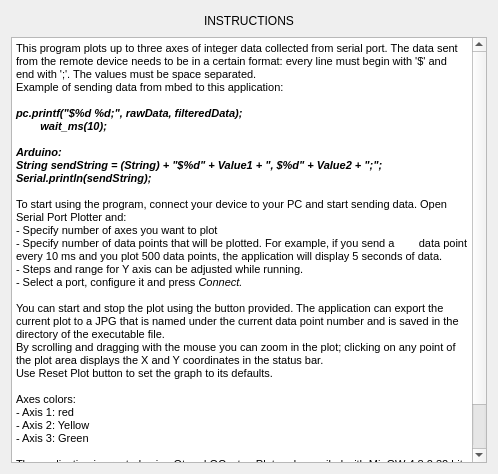
<?xml version="1.0" encoding="UTF-8"?>
<ui version="4.0">
 <class>HelpWindow</class>
 <widget class="QDialog" name="HelpWindow">
  <property name="geometry">
   <rect>
    <x>0</x>
    <y>0</y>
    <width>498</width>
    <height>474</height>
   </rect>
  </property>
  <property name="windowTitle">
   <string>Dialog</string>
  </property>
  <layout class="QGridLayout" name="gridLayout">
   <item row="0" column="0">
    <layout class="QHBoxLayout" name="horizontalLayout">
     <item>
      <spacer name="horizontalSpacer">
       <property name="orientation">
        <enum>Qt::Horizontal</enum>
       </property>
       <property name="sizeHint" stdset="0">
        <size>
         <width>40</width>
         <height>20</height>
        </size>
       </property>
      </spacer>
     </item>
     <item>
      <widget class="QLabel" name="label">
       <property name="text">
        <string>INSTRUCTIONS</string>
       </property>
      </widget>
     </item>
     <item>
      <spacer name="horizontalSpacer_2">
       <property name="orientation">
        <enum>Qt::Horizontal</enum>
       </property>
       <property name="sizeHint" stdset="0">
        <size>
         <width>40</width>
         <height>20</height>
        </size>
       </property>
      </spacer>
     </item>
    </layout>
   </item>
   <item row="1" column="0">
    <widget class="QTextEdit" name="textEdit">
     <property name="html">
      <string>&lt;!DOCTYPE HTML PUBLIC &quot;-//W3C//DTD HTML 4.0//EN&quot; &quot;http://www.w3.org/TR/REC-html40/strict.dtd&quot;&gt;
&lt;html&gt;&lt;head&gt;&lt;meta name=&quot;qrichtext&quot; content=&quot;1&quot; /&gt;&lt;style type=&quot;text/css&quot;&gt;
p, li { white-space: pre-wrap; }
&lt;/style&gt;&lt;/head&gt;&lt;body style=&quot; font-family:'MS Shell Dlg 2'; font-size:7.8pt; font-weight:400; font-style:normal;&quot;&gt;
&lt;p style=&quot; margin-top:0px; margin-bottom:0px; margin-left:0px; margin-right:0px; -qt-block-indent:0; text-indent:0px;&quot;&gt;&lt;span style=&quot; font-size:8pt;&quot;&gt;This program plots up to three axes of integer data collected from serial port. The data sent from the remote device needs to be in a certain format: every line must begin with '$' and end with ';'. The values must be space separated.&lt;/span&gt;&lt;/p&gt;
&lt;p style=&quot; margin-top:0px; margin-bottom:0px; margin-left:0px; margin-right:0px; -qt-block-indent:0; text-indent:0px;&quot;&gt;&lt;span style=&quot; font-size:8pt;&quot;&gt;Example of sending data from mbed to this application:&lt;/span&gt;&lt;/p&gt;
&lt;p style=&quot;-qt-paragraph-type:empty; margin-top:0px; margin-bottom:0px; margin-left:0px; margin-right:0px; -qt-block-indent:0; text-indent:0px; font-size:8pt;&quot;&gt;&lt;br /&gt;&lt;/p&gt;
&lt;p style=&quot; margin-top:0px; margin-bottom:0px; margin-left:0px; margin-right:0px; -qt-block-indent:0; text-indent:0px;&quot;&gt;&lt;span style=&quot; font-size:8pt; font-weight:600; font-style:italic;&quot;&gt;pc.printf(&amp;quot;$%d %d;&amp;quot;, rawData, filteredData);&lt;/span&gt;&lt;/p&gt;
&lt;p style=&quot; margin-top:0px; margin-bottom:0px; margin-left:0px; margin-right:0px; -qt-block-indent:0; text-indent:0px;&quot;&gt;&lt;span style=&quot; font-size:8pt; font-weight:600; font-style:italic;&quot;&gt;        wait_ms(10);&lt;/span&gt;&lt;/p&gt;
&lt;p style=&quot;-qt-paragraph-type:empty; margin-top:0px; margin-bottom:0px; margin-left:0px; margin-right:0px; -qt-block-indent:0; text-indent:0px; font-size:8pt; font-weight:600; font-style:italic;&quot;&gt;&lt;br /&gt;&lt;/p&gt;
&lt;p style=&quot; margin-top:0px; margin-bottom:0px; margin-left:0px; margin-right:0px; -qt-block-indent:0; text-indent:0px;&quot;&gt;&lt;span style=&quot; font-size:8pt; font-weight:600; font-style:italic;&quot;&gt;Arduino: &lt;/span&gt;&lt;/p&gt;
&lt;p style=&quot; margin-top:0px; margin-bottom:0px; margin-left:0px; margin-right:0px; -qt-block-indent:0; text-indent:0px;&quot;&gt;&lt;span style=&quot; font-size:8pt; font-weight:600; font-style:italic;&quot;&gt;String sendString = (String) + &amp;quot;$%d&amp;quot; + Value1 + &amp;quot;, $%d&amp;quot; + Value2 + &amp;quot;;&amp;quot;;&lt;/span&gt;&lt;/p&gt;
&lt;p style=&quot; margin-top:0px; margin-bottom:0px; margin-left:0px; margin-right:0px; -qt-block-indent:0; text-indent:0px;&quot;&gt;&lt;span style=&quot; font-size:8pt; font-weight:600; font-style:italic;&quot;&gt;Serial.println(sendString);&lt;/span&gt;&lt;/p&gt;
&lt;p style=&quot;-qt-paragraph-type:empty; margin-top:0px; margin-bottom:0px; margin-left:0px; margin-right:0px; -qt-block-indent:0; text-indent:0px; font-size:8pt;&quot;&gt;&lt;br /&gt;&lt;/p&gt;
&lt;p style=&quot; margin-top:0px; margin-bottom:0px; margin-left:0px; margin-right:0px; -qt-block-indent:0; text-indent:0px;&quot;&gt;&lt;span style=&quot; font-size:8pt;&quot;&gt;To start using the program, connect your device to your PC and start sending data. Open Serial Port Plotter and:&lt;/span&gt;&lt;/p&gt;
&lt;p style=&quot; margin-top:0px; margin-bottom:0px; margin-left:0px; margin-right:0px; -qt-block-indent:0; text-indent:0px;&quot;&gt;&lt;span style=&quot; font-size:8pt;&quot;&gt;- Specify number of axes you want to plot&lt;/span&gt;&lt;/p&gt;
&lt;p style=&quot; margin-top:0px; margin-bottom:0px; margin-left:0px; margin-right:0px; -qt-block-indent:0; text-indent:0px;&quot;&gt;&lt;span style=&quot; font-size:8pt;&quot;&gt;- Specify number of data points that will be plotted. For example, if you send a        data point every 10 ms and you plot 500 data points, the application will display 5 seconds of data. &lt;/span&gt;&lt;/p&gt;
&lt;p style=&quot; margin-top:0px; margin-bottom:0px; margin-left:0px; margin-right:0px; -qt-block-indent:0; text-indent:0px;&quot;&gt;&lt;span style=&quot; font-size:8pt;&quot;&gt;- Steps and range for Y axis can be adjusted while running.&lt;/span&gt;&lt;/p&gt;
&lt;p style=&quot; margin-top:0px; margin-bottom:0px; margin-left:0px; margin-right:0px; -qt-block-indent:0; text-indent:0px;&quot;&gt;&lt;span style=&quot; font-size:8pt;&quot;&gt;- Select a port, configure it and press&lt;/span&gt;&lt;span style=&quot; font-size:8pt; font-style:italic;&quot;&gt; Connect.&lt;/span&gt;&lt;/p&gt;
&lt;p style=&quot;-qt-paragraph-type:empty; margin-top:0px; margin-bottom:0px; margin-left:0px; margin-right:0px; -qt-block-indent:0; text-indent:0px; font-size:8pt; font-style:italic;&quot;&gt;&lt;br /&gt;&lt;/p&gt;
&lt;p style=&quot; margin-top:0px; margin-bottom:0px; margin-left:0px; margin-right:0px; -qt-block-indent:0; text-indent:0px;&quot;&gt;&lt;span style=&quot; font-size:8pt;&quot;&gt;You can start and stop the plot using the button provided. The application can export the current plot to a JPG that is named under the current data point number and is saved in the directory of the executable file. &lt;/span&gt;&lt;/p&gt;
&lt;p style=&quot; margin-top:0px; margin-bottom:0px; margin-left:0px; margin-right:0px; -qt-block-indent:0; text-indent:0px;&quot;&gt;&lt;span style=&quot; font-size:8pt;&quot;&gt;By scrolling and dragging with the mouse you can zoom in the plot; clicking on any point of the plot area displays the X and Y coordinates in the status bar. &lt;/span&gt;&lt;/p&gt;
&lt;p style=&quot; margin-top:0px; margin-bottom:0px; margin-left:0px; margin-right:0px; -qt-block-indent:0; text-indent:0px;&quot;&gt;&lt;span style=&quot; font-size:8pt;&quot;&gt;Use Reset Plot button to set the graph to its defaults. &lt;/span&gt;&lt;/p&gt;
&lt;p style=&quot;-qt-paragraph-type:empty; margin-top:0px; margin-bottom:0px; margin-left:0px; margin-right:0px; -qt-block-indent:0; text-indent:0px; font-size:8pt;&quot;&gt;&lt;br /&gt;&lt;/p&gt;
&lt;p style=&quot; margin-top:0px; margin-bottom:0px; margin-left:0px; margin-right:0px; -qt-block-indent:0; text-indent:0px;&quot;&gt;&lt;span style=&quot; font-size:8pt;&quot;&gt;Axes colors:&lt;/span&gt;&lt;/p&gt;
&lt;p style=&quot; margin-top:0px; margin-bottom:0px; margin-left:0px; margin-right:0px; -qt-block-indent:0; text-indent:0px;&quot;&gt;&lt;span style=&quot; font-size:8pt;&quot;&gt;- Axis 1: red&lt;/span&gt;&lt;/p&gt;
&lt;p style=&quot; margin-top:0px; margin-bottom:0px; margin-left:0px; margin-right:0px; -qt-block-indent:0; text-indent:0px;&quot;&gt;&lt;span style=&quot; font-size:8pt;&quot;&gt;- Axis 2: Yellow&lt;/span&gt;&lt;/p&gt;
&lt;p style=&quot; margin-top:0px; margin-bottom:0px; margin-left:0px; margin-right:0px; -qt-block-indent:0; text-indent:0px;&quot;&gt;&lt;span style=&quot; font-size:8pt;&quot;&gt;- Axis 3: Green&lt;/span&gt;&lt;/p&gt;
&lt;p style=&quot;-qt-paragraph-type:empty; margin-top:0px; margin-bottom:0px; margin-left:0px; margin-right:0px; -qt-block-indent:0; text-indent:0px; font-size:8pt;&quot;&gt;&lt;br /&gt;&lt;/p&gt;
&lt;p style=&quot; margin-top:0px; margin-bottom:0px; margin-left:0px; margin-right:0px; -qt-block-indent:0; text-indent:0px;&quot;&gt;&lt;span style=&quot; font-size:8pt;&quot;&gt;The application is created using Qt and QCustomPlot and compiled with MinGW 4.8.2 32 bit&lt;/span&gt;&lt;/p&gt;
&lt;p style=&quot;-qt-paragraph-type:empty; margin-top:0px; margin-bottom:0px; margin-left:0px; margin-right:0px; -qt-block-indent:0; text-indent:0px; font-size:8pt;&quot;&gt;&lt;br /&gt;&lt;/p&gt;
&lt;p style=&quot; margin-top:0px; margin-bottom:0px; margin-left:0px; margin-right:0px; -qt-block-indent:0; text-indent:0px;&quot;&gt;&lt;span style=&quot; font-size:8pt;&quot;&gt;Licence: GPL&lt;/span&gt;&lt;/p&gt;
&lt;p style=&quot; margin-top:0px; margin-bottom:0px; margin-left:0px; margin-right:0px; -qt-block-indent:0; text-indent:0px;&quot;&gt;&lt;span style=&quot; font-size:8pt;&quot;&gt;Author: Borislav&lt;/span&gt;&lt;/p&gt;&lt;/body&gt;&lt;/html&gt;</string>
     </property>
    </widget>
   </item>
  </layout>
 </widget>
 <resources/>
 <connections/>
</ui>
